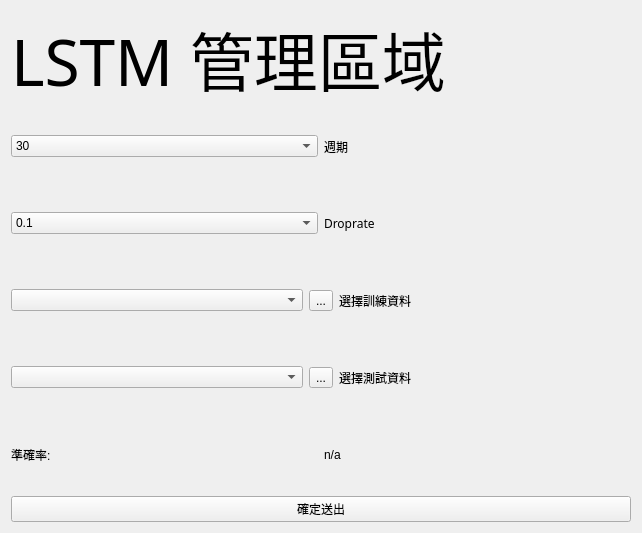
<?xml version="1.0" encoding="UTF-8"?>
<ui version="4.0">
 <class>Form</class>
 <widget class="QWidget" name="Form">
  <property name="geometry">
   <rect>
    <x>0</x>
    <y>0</y>
    <width>642</width>
    <height>533</height>
   </rect>
  </property>
  <property name="windowTitle">
   <string>Form</string>
  </property>
  <layout class="QVBoxLayout" name="verticalLayout_2">
   <item>
    <layout class="QVBoxLayout" name="verticalLayout">
     <item>
      <widget class="QLabel" name="label">
       <property name="font">
        <font>
         <family>微軟正黑體</family>
         <pointsize>48</pointsize>
        </font>
       </property>
       <property name="text">
        <string>LSTM 管理區域</string>
       </property>
      </widget>
     </item>
     <item>
      <layout class="QHBoxLayout" name="horizontalLayout_5">
       <item>
        <widget class="QComboBox" name="lookback_comboBox">
         <item>
          <property name="text">
           <string>30</string>
          </property>
         </item>
         <item>
          <property name="text">
           <string>60</string>
          </property>
         </item>
         <item>
          <property name="text">
           <string>90</string>
          </property>
         </item>
        </widget>
       </item>
       <item>
        <widget class="QLabel" name="label_2">
         <property name="font">
          <font>
           <family>微軟正黑體</family>
          </font>
         </property>
         <property name="text">
          <string>週期</string>
         </property>
        </widget>
       </item>
      </layout>
     </item>
     <item>
      <layout class="QHBoxLayout" name="horizontalLayout_4">
       <item>
        <widget class="QComboBox" name="droprate_comboBox">
         <item>
          <property name="text">
           <string>0.1</string>
          </property>
         </item>
         <item>
          <property name="text">
           <string>0.15</string>
          </property>
         </item>
         <item>
          <property name="text">
           <string>0.2</string>
          </property>
         </item>
         <item>
          <property name="text">
           <string>0.25</string>
          </property>
         </item>
         <item>
          <property name="text">
           <string>0.3</string>
          </property>
         </item>
        </widget>
       </item>
       <item>
        <widget class="QLabel" name="label_3">
         <property name="font">
          <font>
           <family>微軟正黑體</family>
          </font>
         </property>
         <property name="text">
          <string>Droprate</string>
         </property>
        </widget>
       </item>
      </layout>
     </item>
     <item>
      <layout class="QHBoxLayout" name="horizontalLayout_3">
       <item>
        <widget class="QComboBox" name="train_comboBox"/>
       </item>
       <item>
        <widget class="QToolButton" name="train_toolButton">
         <property name="text">
          <string>...</string>
         </property>
        </widget>
       </item>
       <item>
        <widget class="QLabel" name="label_4">
         <property name="font">
          <font>
           <family>微軟正黑體</family>
          </font>
         </property>
         <property name="text">
          <string>選擇訓練資料</string>
         </property>
        </widget>
       </item>
      </layout>
     </item>
     <item>
      <layout class="QHBoxLayout" name="horizontalLayout_2">
       <item>
        <widget class="QComboBox" name="test_comboBox"/>
       </item>
       <item>
        <widget class="QToolButton" name="test_toolButton">
         <property name="text">
          <string>...</string>
         </property>
        </widget>
       </item>
       <item>
        <widget class="QLabel" name="label_5">
         <property name="font">
          <font>
           <family>微軟正黑體</family>
          </font>
         </property>
         <property name="text">
          <string>選擇測試資料</string>
         </property>
        </widget>
       </item>
      </layout>
     </item>
     <item>
      <layout class="QHBoxLayout" name="horizontalLayout">
       <item>
        <widget class="QLabel" name="label_6">
         <property name="text">
          <string>準確率:</string>
         </property>
        </widget>
       </item>
       <item>
        <widget class="QLabel" name="accurency_label">
         <property name="text">
          <string>n/a</string>
         </property>
        </widget>
       </item>
      </layout>
     </item>
     <item>
      <widget class="QPushButton" name="sentout_pushButton">
       <property name="text">
        <string>確定送出</string>
       </property>
      </widget>
     </item>
    </layout>
   </item>
  </layout>
 </widget>
 <resources/>
 <connections/>
</ui>
